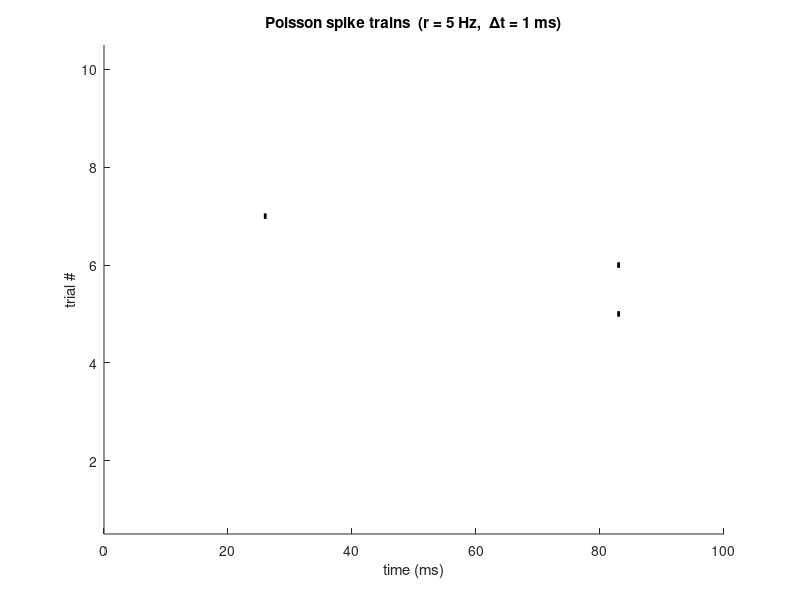

Write MATLAB code to recreate this figure.
rng(41);
% fundamental parameters
N=10; % 10 trials
r=5; % constant firing rate of poisson process
T=0.1; % total time of simulation
dt=1e-3;


% derived parameters

p= r*dt;
nbins= round(T/dt); % number of bins for each trial
% spike matrix
spk= rand(nbins,N)<p; % bins on rows and trials on columns then compare each value to p
% spk will have 0s(no spike) and 1s(spike) as entries

% firing rate in in each trial (column sum)
num_spk= sum(spk,1);
rate=num_spk/T; % spike rate in Hz

% statistical summary of the spikes
mu=mean(rate);
sigma=std(rate,1);

fprintf(' Mean firing rate m=%.2fHz \n',mu);
fprintf('standard deviation of spikes s=%.2fHz \n',sigma);

% raster plot
figure;  hold on;
for k = 1:N
    t_spk = find(spk(:,k))*dt*1e3; % spike times in ms
    plot(t_spk, k+0*t_spk, 'k|', 'MarkerSize',4,'LineWidth', 2.0)
end
xlabel('time (ms)');  ylabel('trial #');
title(sprintf('Poisson spike trains  (r = %g Hz,  Δt = 1 ms)',r));
xlim([0 T*1e3]);  ylim([0.5 N+0.5]);  box off;





% 
% for trial=1: N
%     spikes= zeros(1,T);
%     for i= 1: T
%         xrand= rand(1);
%         if p> xrand
%             spikes[i]=1;
%         end
%     end
% 
% end

